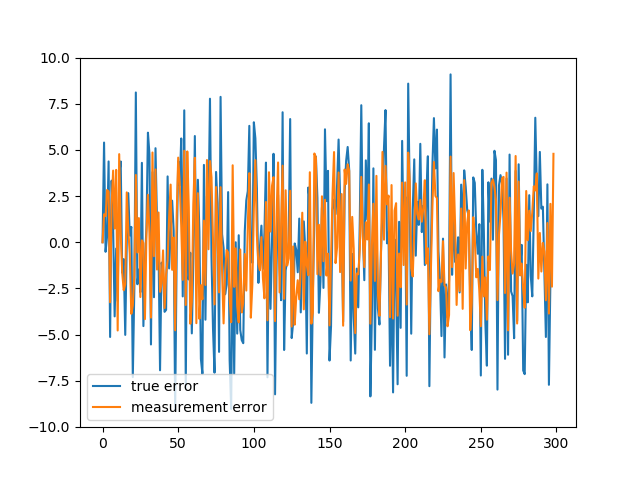

Reproduce this figure in Python.
import numpy as np 
import matplotlib.pyplot as plt 
import random

steps = 300

#real position and velocity

trueVel = 10

realx = np.zeros(steps)
realVel = np.ones(steps)*trueVel
measuredx = np.zeros(steps)
measuredVel = np.ones(steps)*trueVel

deltaT = 5.

realx[0] = 0
realVel[0] = trueVel
measuredx[0] = 0
measuredVel[0] = trueVel
for i in range(steps - 1):
	realxError = random.uniform(-1,1)*5
	realVelError = random.uniform(-1,1)

	#Computing all the real value
	realVel[i+1] = trueVel
	realx[i+1] = (realx[i]) + realVel[i+1] * deltaT
	
	measuredVel[i+1] = trueVel + realVelError
	measuredx[i+1] = (realx[i] + realxError) + realVel[i+1] * deltaT

#predicted position and velocity

predictedx = np.zeros(steps)
predictedVel = np.zeros(steps)

#Initialization

predictedx[0] = measuredx[0]
predictedVel[0] = measuredVel[0]

alpha = 1
beta = 1

x = np.ones(1)
y = np.ones(1)
for j in range(steps - 1):

	#estimate
	predictedx[j + 1] = predictedx[j] + alpha*(measuredx[j] - predictedx[j])
	predictedVel[j + 1] = predictedVel[j] + beta*(measuredVel[j] - predictedVel[j])

	#state dynamics
	predictedx[j + 1] = predictedx[j + 1] + predictedVel[j + 1]*deltaT

	x = np.append(x,predictedx[j] - realx[j]) 
	y = np.append(y,measuredx[j] - realx[j]) 
	plt.plot(x[2:], label='true error') #true error
	plt.plot(y[1:], label ='measurement error') #measurement error
	plt.legend(loc='lower left')
	# plt.plot(predictedVel[1:] - realVel[1:])
	plt.draw()
	plt.pause(0.01)
	if j == steps - 2:
		plt.savefig('velocityKalmanFilter.png')
	plt.clf() 